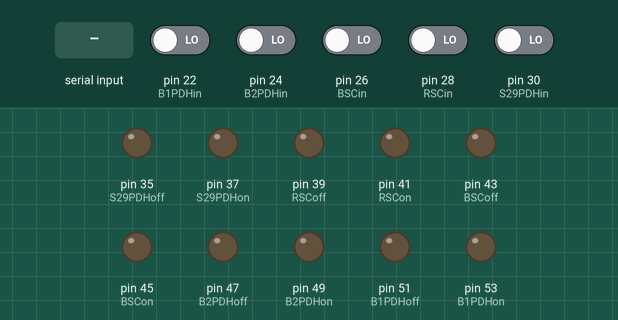
This sketch was run on a simulated Arduino Mega 2560, built with avr-gcc and run on an emulated ATmega2560. Parts: output pins drawn as LEDs (lit = HIGH). Inputs (shaded band) come from the test bench; at power-on: pin 22 (B1PDHin), pin 24 (B2PDHin), pin 26 (BSCin), pin 28 (RSCin), pin 30 (S29PDHin) LOW. What the sketch prints to the serial monitor is not drawn.

Above: at 1.0 s.
1.1 s: "A" received over Serial
At 2.4 s:
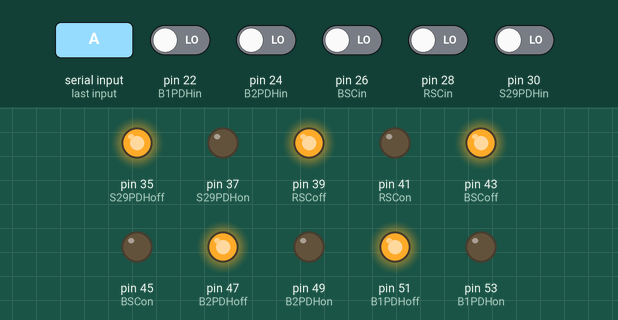
2.7 s: pin 22 (B1PDHin) driven HIGH
At 3.7 s:
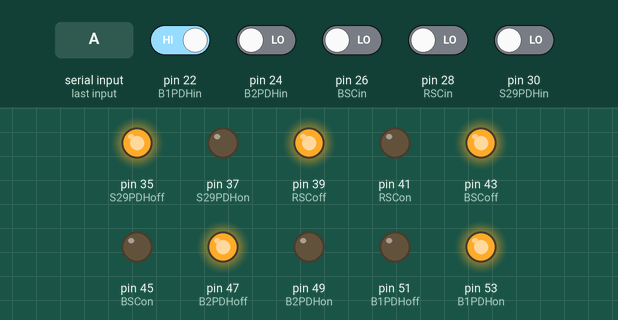
4.2 s: pin 24 (B2PDHin) driven HIGH
At 4.9 s:
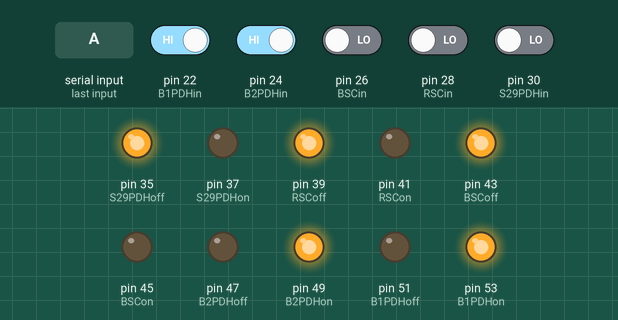
5.7 s: pin 26 (BSCin) driven HIGH
At 6.0 s:
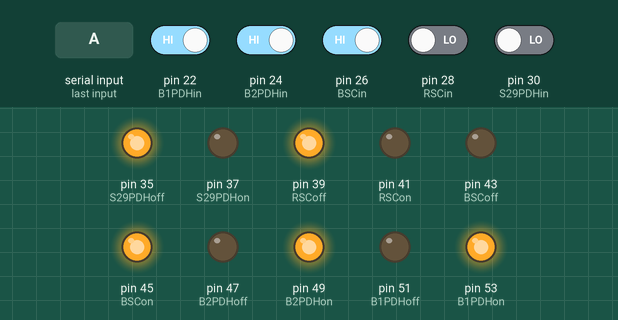
7.2 s: pin 28 (RSCin) driven HIGH
At 8.3 s:
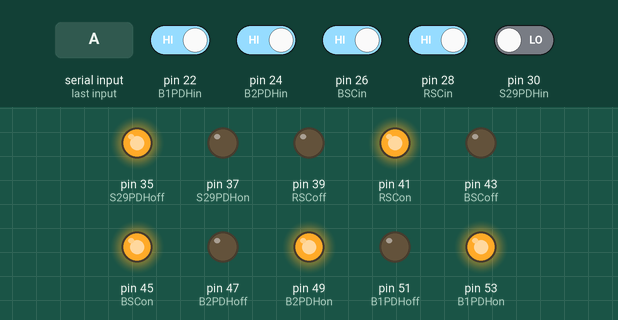
8.7 s: pin 30 (S29PDHin) driven HIGH
At 9.5 s:
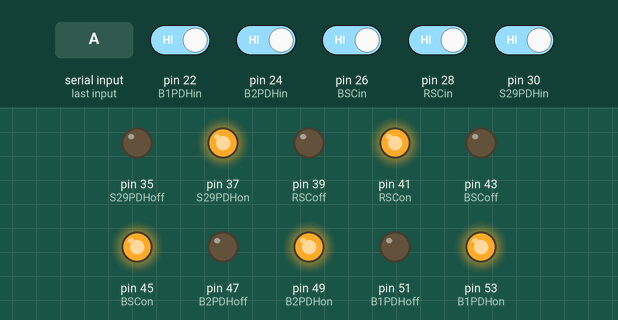
Timing chart, 0 to 11.2 s (numbered marks = the images above; inputs shaded):
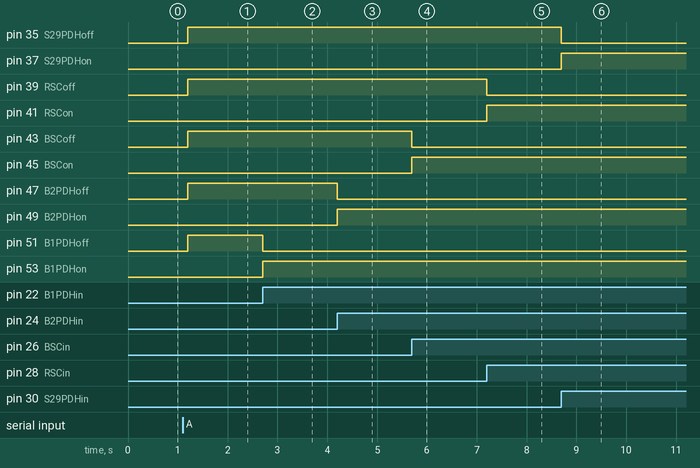

Measured:
- after the input at 1.1 s, pin 35 (S29PDHoff), pin 39 (RSCoff), pin 43 (BSCoff), pin 47 (B2PDHoff), pin 51 (B1PDHoff): LOW → HIGH after 0.10 s
- after the input at 2.7 s, pin 51 (B1PDHoff): HIGH → LOW at once; pin 53 (B1PDHon): LOW → HIGH at once
- after the input at 4.2 s, pin 47 (B2PDHoff): HIGH → LOW at once; pin 49 (B2PDHon): LOW → HIGH at once
- after the input at 5.7 s, pin 43 (BSCoff): HIGH → LOW at once; pin 45 (BSCon): LOW → HIGH at once
- after the input at 7.2 s, pin 39 (RSCoff): HIGH → LOW at once; pin 41 (RSCon): LOW → HIGH at once
- after the input at 8.7 s, pin 35 (S29PDHoff): HIGH → LOW at once; pin 37 (S29PDHon): LOW → HIGH at once

The sketch:

LockLogicArduino.ino
```cpp
// Lock Logic Serial
// By Graham Stutter (2014)
// Serial comm. based on Serial Call and Response by Tom Igoe.
//
// Simple code to read laser lock state and control
// corresponding LEDs. Also communicates with processing code.
//

// 729 laser is referred to as S29 in this code,
// because it doesn't like variable names that start with a number.

int B1PDHin = 22;
int B2PDHin = 24;
int BSCin = 26;
int RSCin = 28;
int S29PDHin = 30;

int B1PDHon = 53;
int B1PDHoff = 51;

int B2PDHon = 49;
int B2PDHoff = 47;

int BSCon = 45;
int BSCoff = 43;

int RSCon = 41;
int RSCoff = 39;

int S29PDHon = 37;
int S29PDHoff = 35;

byte OutputByte = B00010001;
int InputByte = 0;         // incoming serial byte

// the setup routine runs once when you press reset:
void setup() {
  pinMode(B1PDHin, INPUT);
  pinMode(B2PDHin, INPUT);
  pinMode(BSCin, INPUT);
  pinMode(RSCin, INPUT);
  pinMode(S29PDHin, INPUT);

  pinMode(B1PDHon, OUTPUT);
  pinMode(B1PDHoff, OUTPUT);
  pinMode(B2PDHon, OUTPUT);
  pinMode(B2PDHoff, OUTPUT);
  pinMode(BSCon, OUTPUT);
  pinMode(BSCoff, OUTPUT);
  pinMode(RSCon, OUTPUT);
  pinMode(RSCoff, OUTPUT);
  pinMode(S29PDHon, OUTPUT);
  pinMode(S29PDHoff, OUTPUT);

  Serial.begin(9600);
  establishContact();
}


void loop() {
  digitalWrite(B1PDHon, digitalRead(B1PDHin));
  digitalWrite(B1PDHoff, !digitalRead(B1PDHin));

  digitalWrite(B2PDHon, digitalRead(B2PDHin));
  digitalWrite(B2PDHoff, !digitalRead(B2PDHin));

  digitalWrite(BSCon, digitalRead(BSCin));
  digitalWrite(BSCoff, !digitalRead(BSCin));

  digitalWrite(RSCon, digitalRead(RSCin));
  digitalWrite(RSCoff, !digitalRead(RSCin));

  digitalWrite(S29PDHon, digitalRead(S29PDHin));
  digitalWrite(S29PDHoff, !digitalRead(S29PDHin));

  if (Serial.available() > 0)
  {
    // get incoming byte:
    InputByte = Serial.read();
    if(InputByte == 'A') {
      if(digitalRead(B1PDHin)) {
        OutputByte = OutputByte | B00000001;
      }
      else {
        OutputByte = OutputByte & B11111110;
      }
      if(digitalRead(B2PDHin)) {
        OutputByte = OutputByte | B00000010;
      }
      else {
        OutputByte = OutputByte & B11111101;
      }
      if(digitalRead(BSCin)) {
        OutputByte = OutputByte | B00000100;
      }
      else {
        OutputByte = OutputByte & B11111011;
      }
      if(digitalRead(RSCin)) {
        OutputByte = OutputByte | B00001000;
      }
      else {
        OutputByte = OutputByte & B11110111;
      }
      if(digitalRead(S29PDHin)) {
        OutputByte = OutputByte | B00010000;
      }
      else {
        OutputByte = OutputByte & B11101111;
      }
    }
    else if (InputByte == 'B') {
      establishContact();
    }

    Serial.write(OutputByte);
    delay(100);
  }
}

void establishContact() {
 while (Serial.available() <= 0) {
   Serial.print('A');   // send a capital A
   delay(300);
 }
}
```
